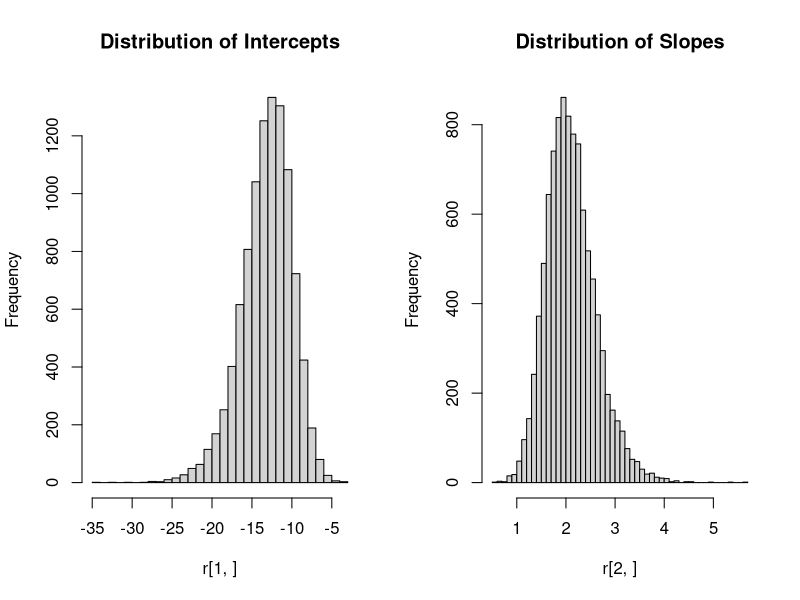
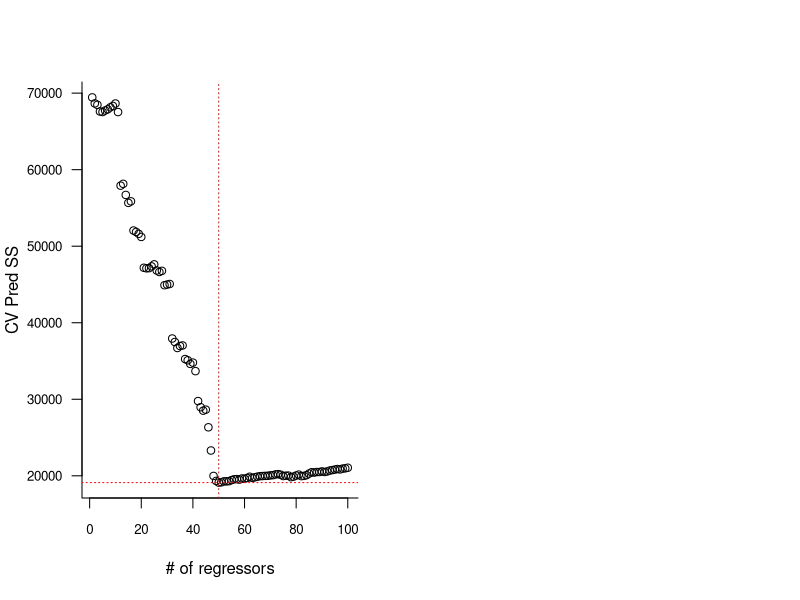

The R source for these figures, in order:
## ---- chunk 1
library(parallel)
library(doParallel)
library(foreach)
library(iterators)
options(width=80)
knitr::opts_chunk$set(echo=TRUE, warning=F, message=F, fig.asp=0.7, cache=FALSE)
## ---- chunk 2
library(foreach)
b <- seq(10,12)
foreach(a=1:3) %do% (a+b)
## ---- chunk 3
foreach(a=1:3, combine='c') %do% (a+b)
## ---- chunk 4
foreach(a=1:3, b=seq(10,12), .combine='c') %do% (a+b)
## ---- chunk 5
set.seed(654)
foreach(i=1:10, .combine="+") %do% rnorm(5)
## ---- chunk 6
library(parallel)
detectCores()
## ---- chunk 7
library(doParallel)
registerDoParallel(cores=4)
getDoParWorkers()
getDoParName()
## ---- chunk 8
set.seed(654)
system.time(
    x <- foreach(i=1:10000, .combine="+") %dopar% rnorm(5)
)
x
## ---- chunk 9
set.seed(654)
system.time(
    x <- foreach(i=1:10000, .combine="+") %dopar% rnorm(5)
)
x
## ---- chunk 10
set.seed(654)
foreach(i=1:6, .combine="rbind") %dopar% rnorm(5)

set.seed(654)
foreach(i=1:6, .combine="rbind") %dopar% rnorm(5)

## ---- chunk 11
set.seed(654)
foreach(i=1:6, .combine="rbind") %do% rnorm(5)

set.seed(654)
foreach(i=1:6, .combine="rbind") %do% rnorm(5)
## ---- chunk 12
library(iterators)
set.seed(543)
foreach(a=irnorm(4, count=6), .combine='rbind') %dopar% a

set.seed(543)
foreach(a=irnorm(4, count=6), .combine='rbind') %dopar% a
## ---- chunk 13
set.seed(654)
system.time(
    x <- foreach(i=1:10000, .combine="+") %do% rnorm(5)
)
x
## ---- chunk 14
data(iris)
df <- iris[which(iris[,5] != "setosa"), c(1,5)]
n <- dim(df)[1]
B <- 10000

print(system.time(
r <- foreach(icount(B), .combine='cbind') %dopar%
    {
        bstrap <- sample(n, n, replace=TRUE)
        coefficients(glm(Species ~ Sepal.Length,
                         data=df[bstrap,],
                         family=binomial(logit)))
    }
))
## ---- chunk 15
par(mfrow=c(1,2))
hist(r[1,], breaks=40, main="Distribution of Intercepts")
hist(r[2,], breaks=40, main="Distribution of Slopes")
## ---- chunk 16
set.seed(54)
x <- matrix(runif(500), 100)
y <- gl(2, 50)
## ---- chunk 17
library(randomForest)
rf <- foreach(ntree=rep(250, 4), 
              .combine=combine,
              .packages='randomForest') %dopar% 
    randomForest(x, y, ntree=ntree)
#rf
## ---- chunk 18
n_rows <- 500
n_cols <- 100
n_folds <- 10

set.seed(5432)
xv <- matrix(rnorm(n_rows * n_cols), n_rows, n_cols)
beta <- c(rnorm(n_cols / 2, 0, 5), 
          rnorm(n_cols / 2, 0, 0.25))
yv <- xv %*% beta + rnorm(n_rows, 0, 20)
dat <- data.frame(y=yv, x=xv)
folds <- sample(rep(1:n_folds, length=n_rows))

# .final= specifies a function to process the final result

print(system.time(
prss <-
    foreach(i=2:(n_cols+1), .combine='c') %:% 
        foreach(fold=1:n_folds, .combine='c', .final=mean) %dopar% {
           glmfit <- glm(y ~ ., data=dat[folds != fold, 1:i])
           yhat <- predict(glmfit, newdata=dat[folds == fold, 1:i])
           sum((yhat - dat[folds == fold, 1]) ^ 2)
    }
))

plot(prss,
     las=1,
     xlab="# of regressors",
     ylab="CV Pred SS",
     bty="l",
     cex.axis=0.8)
abline(h=min(prss), col="red",lty="dotted")
abline(v=which.min(prss),col="red",lty="dotted")

